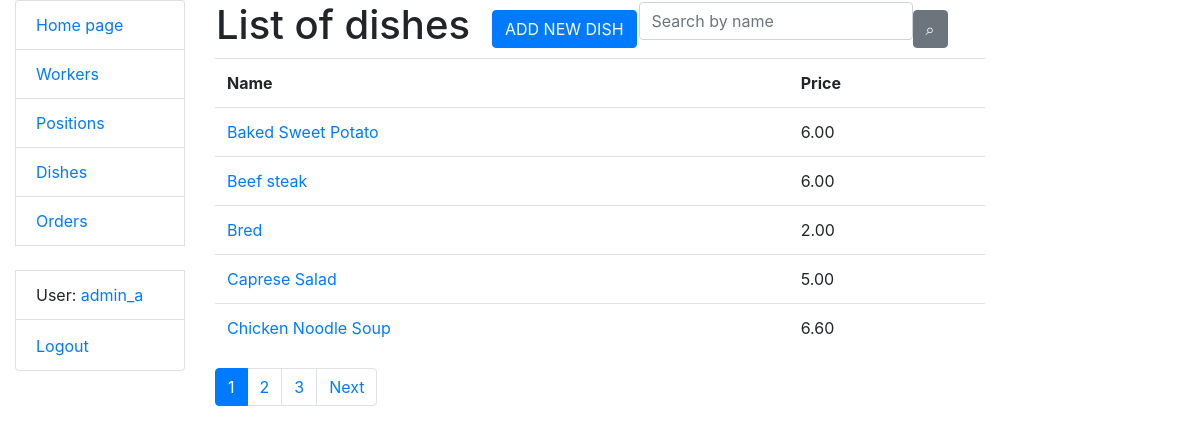
Page /dishes/ (signed in) on the committed database.
### kitchen/models.py (models this page shows, shortened)
class Worker(AbstractUser):
    position = models.ForeignKey("Position", on_delete=models.CASCADE,
                                 null=True, blank=True, related_name="workers")
    class Meta:
        verbose_name = "worker"
        verbose_name_plural = "workers"
    def get_absolute_url(self):
        return reverse("kitchen:worker-detail", kwargs={"pk": self.pk})

class Dish(models.Model):
    name = models.CharField(max_length=255, unique=True)
    price = models.DecimalField(max_digits=5, decimal_places=2)
    class Meta:
        ordering = ["name"]
    def get_absolute_url(self):
        return reverse("kitchen:dish-detail", kwargs={"pk": self.pk})

### kitchen/views.py (the view)
# urls.py: path("dishes/", DishListView.as_view(), name="dish-list"),
class DishListView(LoginRequiredMixin, generic.ListView):
    model = Dish
    queryset = Dish.objects.all()
    paginate_by = 5
    def get_context_data(self, *, object_list=None, **kwargs):
        context = super(DishListView, self).get_context_data(**kwargs)
        name = self.request.GET.get("name", "")
        context["search_form"] = DishSearchForm(
            initial={"name": name}
        )
        return context
    def get_queryset(self):
        form = DishSearchForm(self.request.GET)
        if form.is_valid():
            return self.queryset.filter(
                name__icontains=form.cleaned_data["name"]
            )
        return self.queryset

### kitchen/forms.py
class DishSearchForm(forms.Form):
    name = forms.CharField(
        max_length=255,
        required=False,
        label="",
        widget=forms.TextInput(
            attrs={"placeholder": "Search by name"}
        ),
    )

### kitchen/templatetags/query_transform.py (called while the page is built)
@register.simple_tag
def query_transform(request, **kwargs):
    updated = request.GET.copy()
    for key, value in kwargs.items():
        if value is not None:
            updated[key] = value
        else:
            updated.pop(key, 0)
    return updated.urlencode()

### templates/kitchen/dish_list.html
{% extends "base.html" %}
{% load crispy_forms_filters %}
{% block content %}
  <table>
    <tr>
      <td><h1>List of dishes</h1></td>
      <td width="20"></td>
      <td><a href="{% url 'kitchen:dish-create' %}" class="btn btn-primary">ADD NEW DISH</a></td>
      <td>
        <form method="get" action="" class="form-inline">
          {{ search_form|crispy }}
          <input class="btn btn-secondary" type="submit" value="⌕">
        </form>
      </td>
    </tr>
  </table>
  {% if dish_list %}
    <table class="table">
      <tr>
        <th>Name</th>
        <th>Price</th>
      </tr>
      {% for dish in dish_list %}
        <tr>
          <td><a href="{{ dish.get_absolute_url }}">{{ dish.name }}</a></td>
          <td>{{ dish.price }}</td>
        </tr>
      {% endfor %}
    </table>
  {% else %}
    <p>There are no dishes yet!</p>
  {% endif %}
{% endblock %}

### templates/includes/sidebar.html (shortened to what this page needs)
<ul class="sidebar-nav list-group">
  <li class="list-group-item"><a href="{% url "kitchen:index" %}">Home page</a></li>
  <li class="list-group-item"><a href="{% url "kitchen:worker-list" %}">Workers</a></li>
  <li class="list-group-item"><a href="{% url "kitchen:position-list" %}">Positions</a></li>
  <li class="list-group-item"><a href="{% url "kitchen:dish-list" %}">Dishes</a></li>
  <li class="list-group-item"><a href="{% url "kitchen:order-list" %}">Orders</a></li>
  <br>
  {% if user.is_authenticated %}
    <li class="list-group-item">User: <a href="{{ user.get_absolute_url }}">{{ user.get_username }}</a></li>
    <li class="list-group-item">
      <form id="logout-form" action="{% url 'logout' %}" method="post" style="display: inline;">
        <button type="submit" class="btn btn-link" style="padding: 0; border: none; background: none;">Logout</button>
      </form>
    </li>
  {% else %}
    <li class="list-group-item"><a href="{% url 'login' %}?next={{ request.path }}">Login</a></li>
  {% endif %}
</ul>

### rows in the picture
Worker: get_username "admin_a"
Dish: name "Baked Sweet Potato", price "6.00"
Dish: name "Beef steak", price "6.00"
Dish: name "Bred", price "2.00"
Dish: name "Caprese Salad", price "5.00"
Dish: name "Chicken Noodle Soup", price "6.60"

### other values in the picture
{{ num }} "1" "2" "3"
